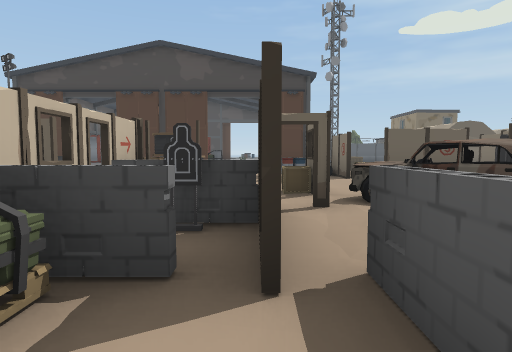
[1] (above)

24 first-person views from a walk through a scene from a Unity 3-D project. The camera is 1.2 m above the floor, tilts 4° down and sees 75° across. The floor is counted in squares, 2 m on a side. Each view is taken from the middle of a square. On the plan, view 1 faces up. The plan holds only what a view shows up to about 10 squares ahead; the rest is blank. The place goes on beyond the plan. Some animated figures are left out. Some surface patterns are stand-ins.

[2]
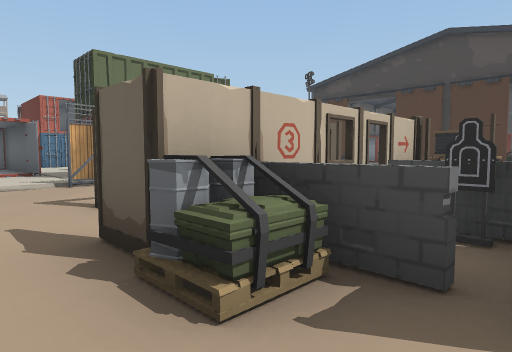

[3]
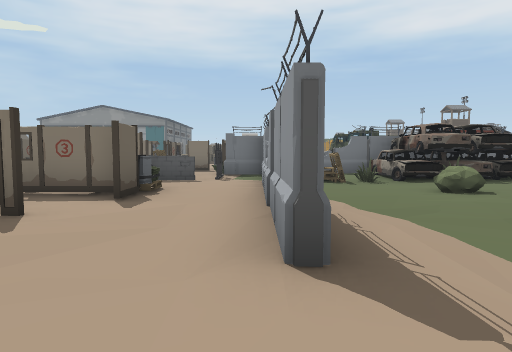

[4]
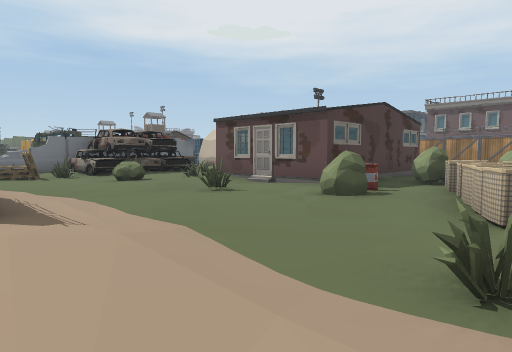

[5]
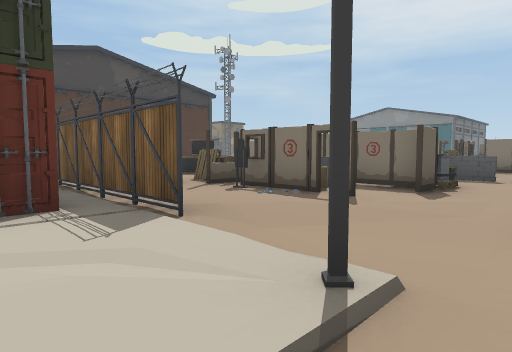

[6]
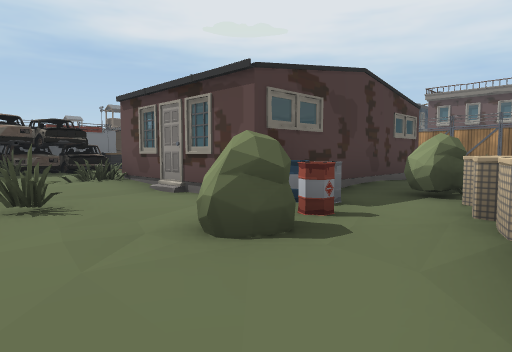

[7]
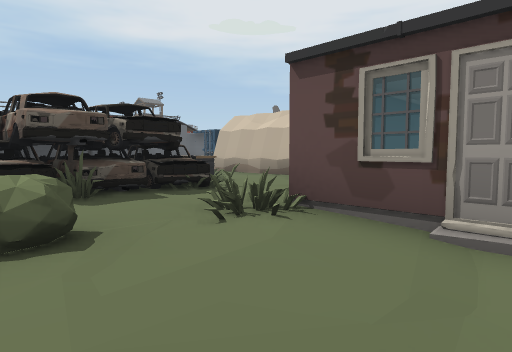

[8]
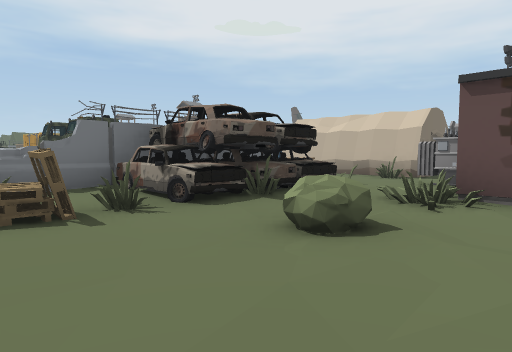

[9]
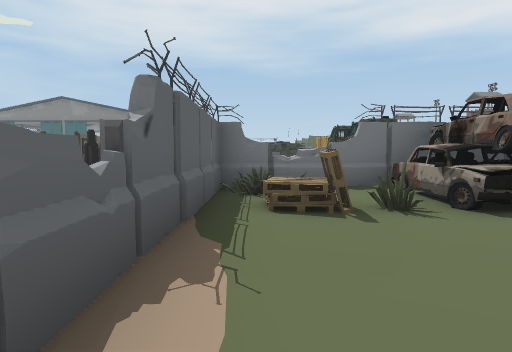

[10]
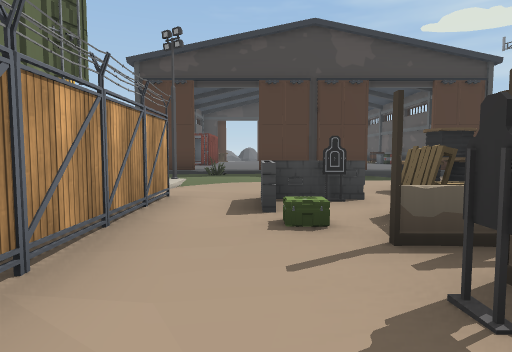

[11]
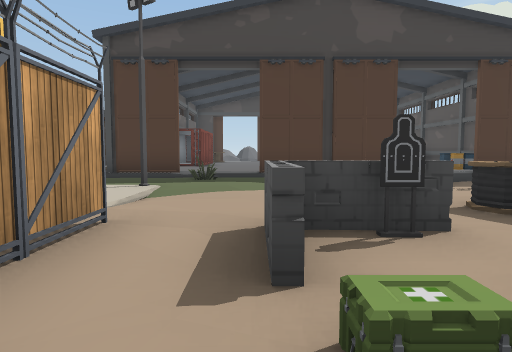

[12]
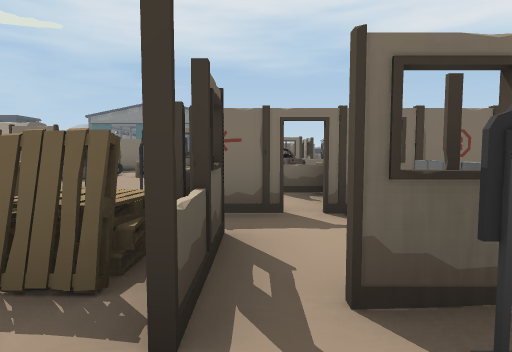

[13]
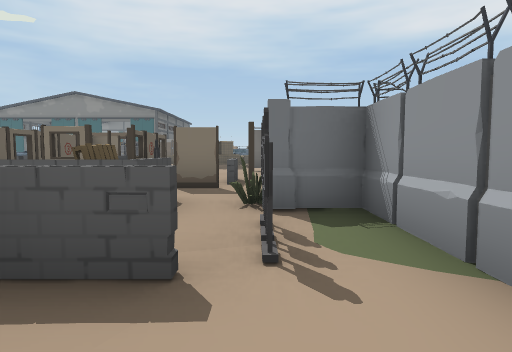

[14]
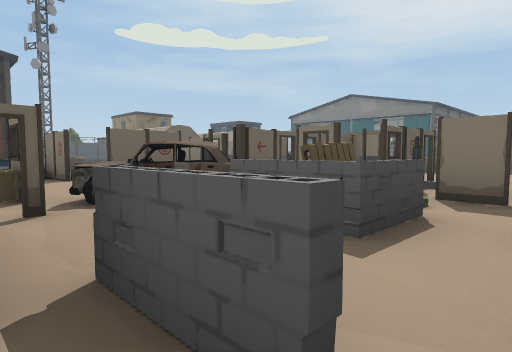

[15]
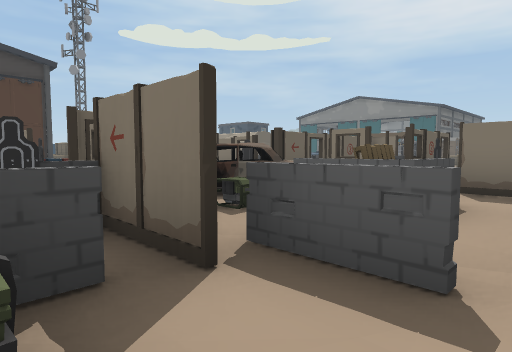

[16]
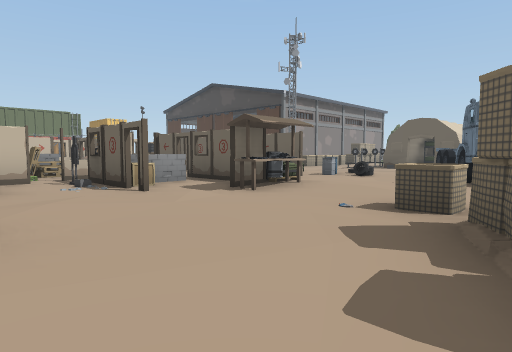

[17]
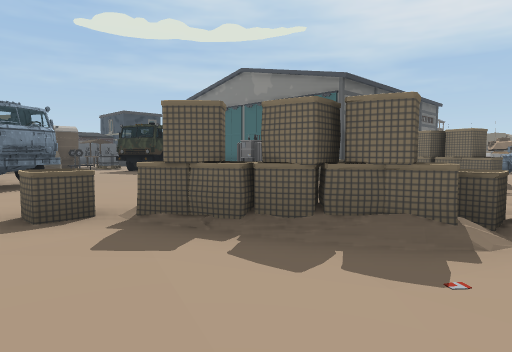

[18]
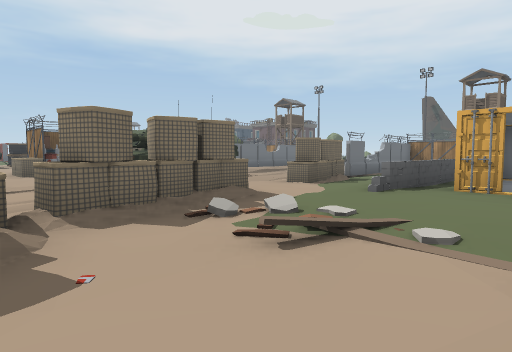

[19]
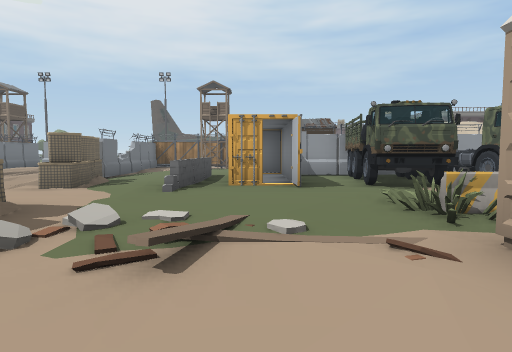

[20]
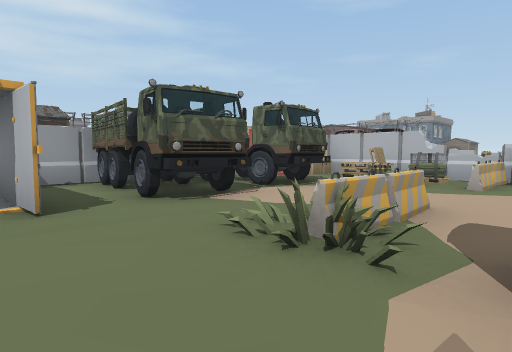

[21]
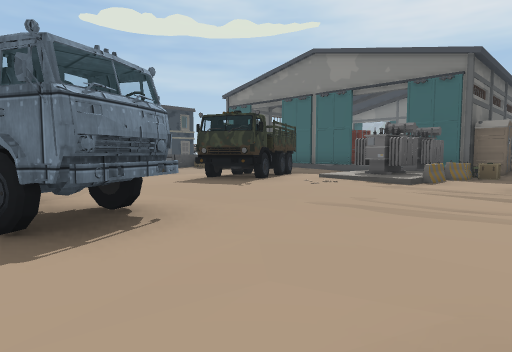

[22]
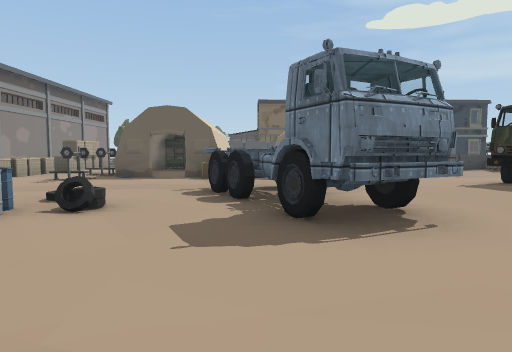

[23]
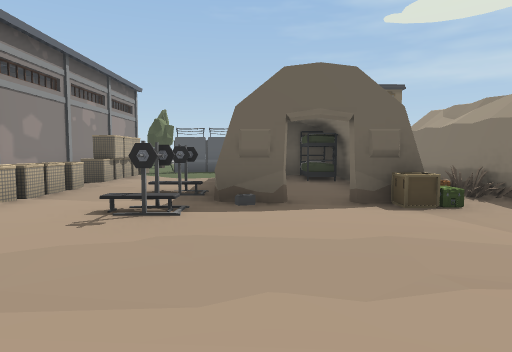

[24]
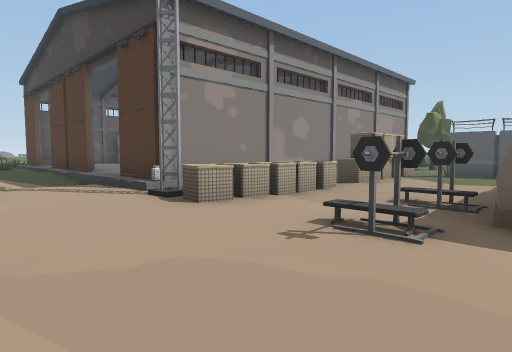

### Floor plan
Key: @ floor where view 1 was taken; # wall or solid block; . main floor; : floor 0.25 m higher than the main floor; - floor 0.25 m lower than the main floor; / step, stairs or slope; = window, fence, low wall or low ledge; ^ raised ledge; C car; P pallet; N container; F fence; B bush; A barrier; R barrel; U building; T truck; I barricade; O other object.
Columns run from 9 left of view 1 to 24 right of it. Each row starts with its distance up from view 1.
 19              .O
 18            #O.##
 17            #OO..
 16            #A..= O# #
 15 O          #...= .# #
 14 O :::      #A/.#..# #   O..
 13   ::: ::   #A..O..#O#   O..
 12  ##::###::#OA..O#.O.   ...
 11  ..O..//-......O.... .....T
 10  ..:...............T...TTTT
  9   O/. ..  O.......TT ..:T..
  8   :.. .O   OOO.#...TT.....
  7   ... .OOO.#O.#=RR..TT....OOOO#
  6    F=O.  ...#####.........//O OO
  5    F=OO#O.O     #O...........O
  4    F.###..CCC####OO.A...  O
  3  NNF.O##O#OCO##O.....O    O
  2 N::F.#O.##O#O##O#....O    O    O
  1 N.:....#P.=####......OAA/.O    OOO
  0  :O......@OO###=..O.../O......FO
 -1 ....#########   ..O.../O   ...O
 -2 O//.......O# II..II../.O ^^  O
 -3 ------....O##P....::....  #
 -4 ---....BB.CC#PO......=... #
 -5 A-/R.O...OCC#OTT.TT.N=..O.#
 -6  A.B.-...CCCOO T.TTNN=..O//
 -7  A.RUUUU..CC#O TTTTNN=.-O//
 -8  AA-U  U... ########N  -
 -9   BBU  UO...O          -#
-10     U  U.#####
-11     U  U #####   OO
-12  OO U UU         O
-13   FFF
-14   FFF

Where each view was taken, in squares from view 1:
view 1: 0 up, 0 right, facing up
view 2: 0 up, 0 right, facing up-left
view 3: 1 down, 7 left, facing right
view 4: 1 down, 9 left, facing down-right
view 5: 1 down, 8 left, facing up-right
view 6: 4 down, 8 left, facing down-right
view 7: 4 down, 4 left, facing down-right
view 8: 2 down, 3 left, facing down-right
view 9: 2 down, 3 left, facing right
view 10: 2 up, 5 left, facing up
view 11: 4 up, 5 left, facing up
view 12: 4 up, 5 left, facing right
view 13: 0 up, 1 left, facing right
view 14: 0 up, 0 right, facing up-right
view 15: 0 up, 1 left, facing up-right
view 16: 0 up, 12 right, facing up-left
view 17: 0 up, 10 right, facing up-right
view 18: 1 up, 10 right, facing down-right
view 19: 1 up, 11 right, facing down
view 20: 1 down, 11 right, facing down-left
view 21: 4 up, 10 right, facing up-right
view 22: 4 up, 10 right, facing up
view 23: 8 up, 7 right, facing up
view 24: 9 up, 7 right, facing up-left
